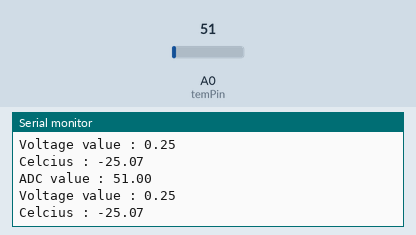
This sketch was run on a simulated Arduino Uno, built with avr-gcc and run on an emulated ATmega328P. Parts: the last lines printed to the serial monitor. The inputs (shaded band) are chosen by the test bench; at power-on: A0 (temPin) = 51.

Above: at 2.8 s.
2.9 s: A0 (temPin) set to 61
At 5.2 s:
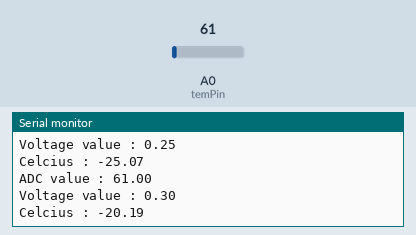
5.6 s: A0 (temPin) set to 71
At 6.8 s:
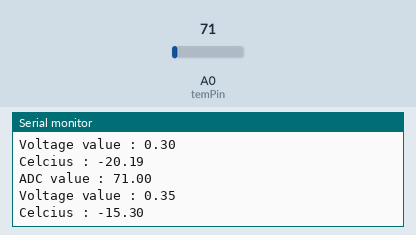
Timing chart, 0 to 8.6 s (numbered marks = the images above; inputs shaded):
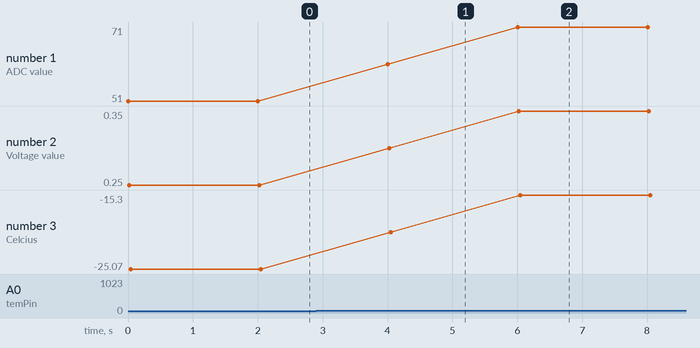

The sketch:

temp36.ino
```cpp
const int temPin = A0;
float adcValue;
float voltage;
float degreeC;

void setup(){
  Serial.begin(9600);
}

void loop(){

  // reads analog value from environment between 0 to 1023
  adcValue = analogRead(temPin);

  // convert from adc value to voltage value
  voltage = (adcValue * 5)/1023;

  // covert from voltage to Celcuius
  degreeC = 100 * voltage - 50;

  Serial.print("ADC value : ");
  Serial.println(adcValue);

  Serial.print("Voltage value : ");
  Serial.println(voltage);

  Serial.print("Celcius : ");
  Serial.println(degreeC);

  delay(2000);

}
```

Measured:
- after the input at 2.9 s, the serial monitor: prints a new line after 1.1 s (image 1)
- after the input at 5.6 s, the serial monitor: prints a new line after 0.41 s (image 2)
- plotted number 1: 51 → 61 after the input at 2.9 s, 61 → 71 after the input at 5.6 s
- plotted number 2: 0.25 → 0.3 after the input at 2.9 s, 0.3 → 0.35 after the input at 5.6 s
- plotted number 3: -25.07 → -20.19 after the input at 2.9 s, -20.19 → -15.3 after the input at 5.6 s
